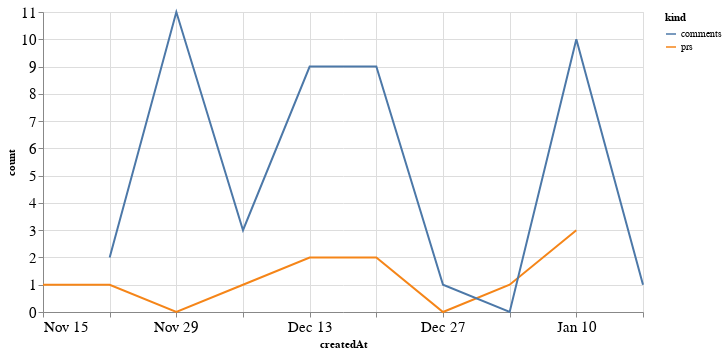

Notebook cell for this chart:
### Code cell
alt.Chart(total_time, width=600).mark_line().encode(
    x='createdAt',
    y='count',
    color='kind'
)

### Figure 1 — Vega-Lite specification as saved in the notebook (floating-point values rounded to 4 significant figures)
{"config": {"axisLeft": {"labelFontSize": 15}, "axisBottom": {"labelFontSize": 15}}, "data": {"name": "data-f49c96ee9e6034a0b8c5a6534f5aca5d"}, "mark": "line", "encoding": {"color": {"type": "nominal", "field": "kind"}, "x": {"type": "temporal", "field": "createdAt"}, "y": {"type": "quantitative", "field": "count"}}, "width": 600, "$schema": "https://vega.github.io/schema/vega-lite/v4.8.1.json", "datasets": {"data-f49c96ee9e6034a0b8c5a6534f5aca5d": [{"createdAt": "2020-11-15T00:00:00", "kind": "prs", "count": 1.0}, {"createdAt": "2020-11-22T00:00:00", "kind": "prs", "count": 1.0}, {"createdAt": "2020-11-29T00:00:00", "kind": "prs", "count": 0.0}, {"createdAt": "2020-12-06T00:00:00", "kind": "prs", "count": 1.0}, {"createdAt": "2020-12-13T00:00:00", "kind": "prs", "count": 2.0}, {"createdAt": "2020-12-20T00:00:00", "kind": "prs", "count": 2.0}, {"createdAt": "2020-12-27T00:00:00", "kind": "prs", "count": 0.0}, {"createdAt": "2021-01-03T00:00:00", "kind": "prs", "count": 1.0}, {"createdAt": "2021-01-10T00:00:00", "kind": "prs", "count": 3.0}, {"createdAt": "2021-01-17T00:00:00", "kind": "prs", "count": null}, {"createdAt": "2020-11-15T00:00:00", "kind": "comments", "count": null}, {"createdAt": "2020-11-22T00:00:00", "kind": "comments", "count": 2.0}, {"createdAt": "2020-11-29T00:00:00", "kind": "comments", "count": 11.0}, {"createdAt": "2020-12-06T00:00:00", "kind": "comments", "count": 3.0}, {"createdAt": "2020-12-13T00:00:00", "kind": "comments", "count": 9.0}, {"createdAt": "2020-12-20T00:00:00", "kind": "comments", "count": 9.0}, {"createdAt": "2020-12-27T00:00:00", "kind": "comments", "count": 1.0}, {"createdAt": "2021-01-03T00:00:00", "kind": "comments", "count": 0.0}, {"createdAt": "2021-01-10T00:00:00", "kind": "comments", "count": 10.0}, {"createdAt": "2021-01-17T00:00:00", "kind": "comments", "count": 1.0}]}}
